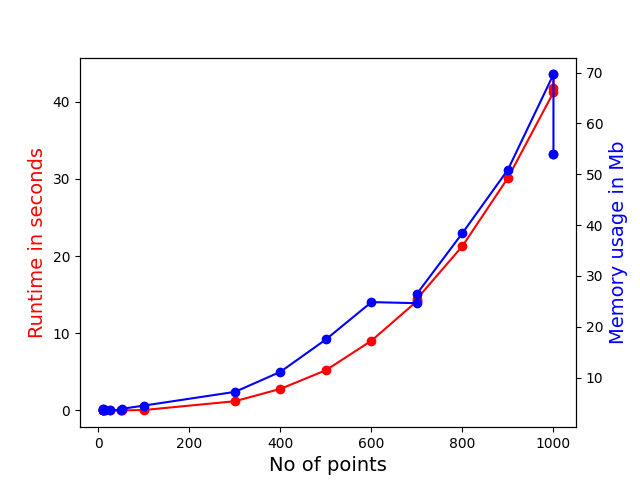

Recreate this plot in Python.
import subprocess
from glob import iglob
import matplotlib.pyplot as plt

if __name__ == '__main__':
    outfile = open('performance.txt', 'w', encoding='utf8')
    for i in iglob('autotestcase/*.txt'):
        if i.endswith('_out.txt') or i.endswith('_line.txt'):
            continue

        print(f'Processing {i}')
        fname = i.split('/')[-1]
        result = subprocess.run(['/usr/bin/time', '-v', './main.out',
                                 fname, '1'], stderr=subprocess.PIPE).stderr.decode('utf-8')
        result = result.splitlines()[1:]
        dic = {' '.join(x.split()[:-1])[:-1]: x.split()[-1] for x in result}
        fp = open(i, 'r', encoding='utf8')
        numpoints = len(fp.readlines())
        fp.close()
        memusage = float(dic['Maximum resident set size (kbytes)']) / 1024
        usertime = float(dic['User time (seconds)'])
        systime = float(dic['System time (seconds)'])
        totaltime = usertime + systime
        print('%d %.3f %.3f' % (numpoints, totaltime, memusage), file=outfile)

    outfile.close()

    with open('performance.txt', 'r', encoding='utf8') as perffile:
        lst = []
        for line in perffile.readlines():
            lst.append(list(map(float, line.split())))

        lst.sort()
        numpoints, time, memory = zip(*lst)

        # create figure and axis objects with subplots()
        fig, ax = plt.subplots()
        # make a plot
        ax.plot(numpoints, time, color="red", marker="o")
        # set x-axis label
        ax.set_xlabel("No of points", fontsize=14)
        # set y-axis label
        ax.set_ylabel("Runtime in seconds", color="red", fontsize=14)

        # twin object for two different y-axis on the sample plot
        ax2 = ax.twinx()
        # make a plot with different y-axis using second axis object
        ax2.plot(numpoints, memory, color="blue", marker="o")
        ax2.set_ylabel("Memory usage in Mb", color="blue", fontsize=14)

        fig.savefig('performance.png')
        plt.show()
        